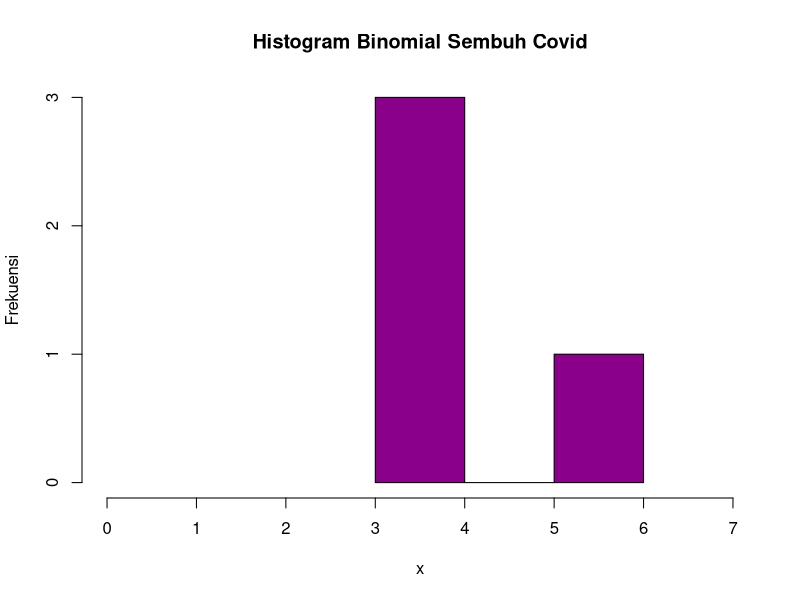

Source code (R): (Note: this script raises an error after producing the figure.)
#2.	Terdapat 20 pasien menderita Covid19 dengan peluang sembuh sebesar 0.2

#Peluang terdapat 4 pasien yang sembuh.
#124,032
x <- 4
size <- 20
p <- 0.2
dbinom(x,size,p)

#Gambarkan grafik histogram berdasarkan kasus tersebut.

set.seed(0)
hist(rbinom(x,size,p),
     main="Histogram Binomial Sembuh Covid",
     xlab="x",
     xlim = c(0,7),
     ylab="Frekuensi",
     col="darkmagenta",
)

#Nilai Rataan (μ) dan Varian (σ²) dari DistribusiBinomial.

q = 1-p
q

mu=x*prob
mu

sigma.sq=x*p*q
sigma.sq

sigma=sqrt(x*p*q)
sigma

#https://mse.redwoods.edu/darnold/math15/spring2013/R/Activities/MeanVarStd.html
#https://www.statology.org/plot-binomial-distribution-r/
#https://www.statology.org/dbinom-pbinom-qbinom-rbinom-in-r/#:~:text=The%20function%20dbinom%20returns%20the,on%20each%20trial%20(prob).
